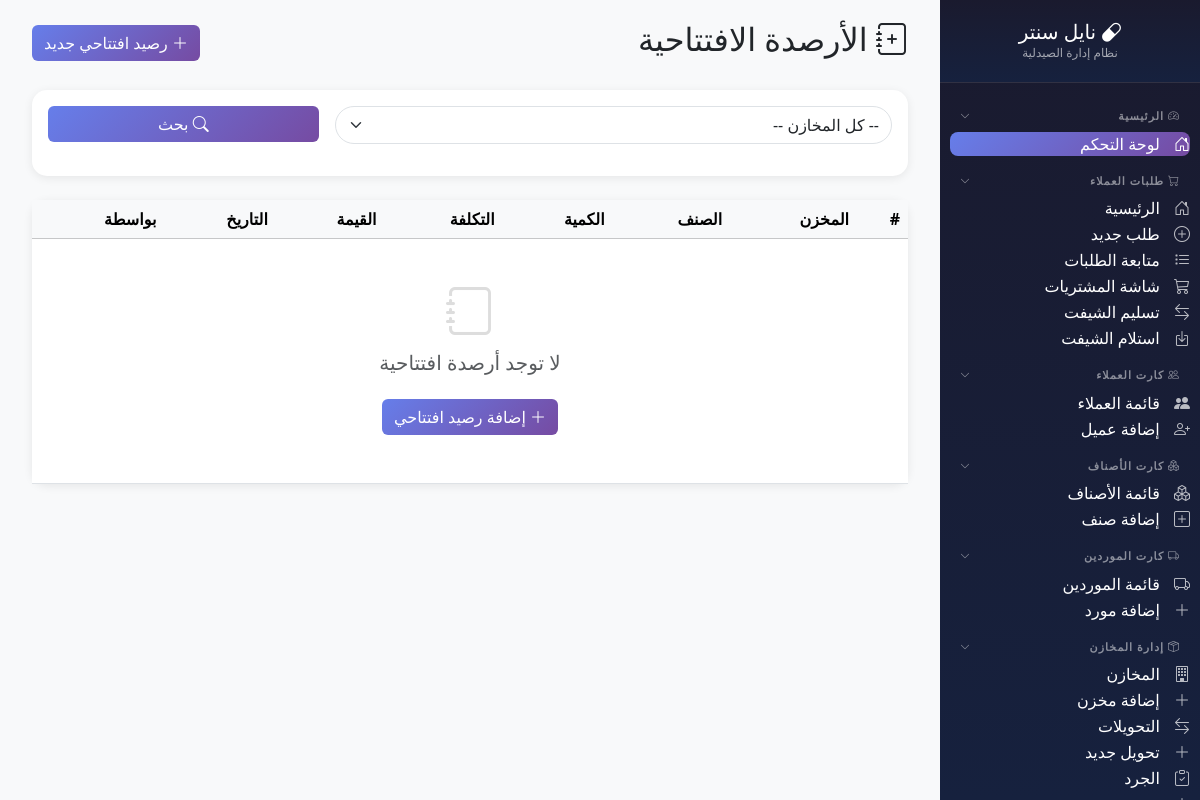
Before: /modules/inventory/opening_balance/index.php (signed in) with the older database file.
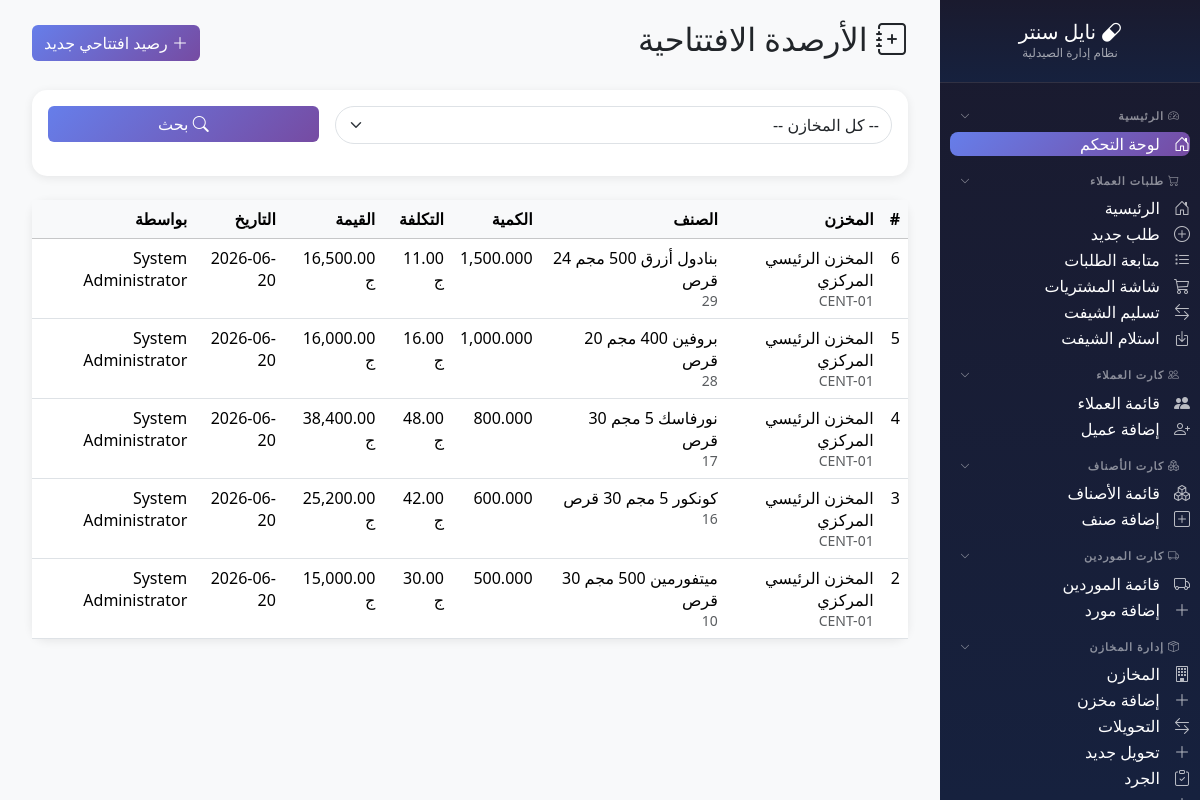
After: the same page with the newer database file.
### tables this page shows
CREATE TABLE `inventory_transactions` (
  `id` int(11) NOT NULL,
  `transaction_type` enum('opening_balance','purchase','sale','transfer_out','transfer_in','adjustment','return_in','return_out','damage','expired') NOT NULL,
  `reference_type` enum('opening_balance','purchase_invoice','sale_invoice','transfer_order','adjustment','return') DEFAULT NULL,
  `reference_id` int(11) DEFAULT NULL,
  `store_id` int(11) NOT NULL,
  `product_id` int(11) NOT NULL,
  `batch_id` int(11) DEFAULT NULL,
  `unit_id` int(11) DEFAULT NULL,
  `unit_conversion` decimal(10,3) DEFAULT 1.000,
  `quantity` decimal(12,3) NOT NULL,
  `quantity_base` decimal(12,3) NOT NULL,
  `unit_cost` decimal(12,2) DEFAULT 0.00,
  `unit_price` decimal(12,2) DEFAULT 0.00,
  `discount_percent` decimal(5,2) DEFAULT 0.00,
  `vat_percent` decimal(5,2) DEFAULT 0.00,
  `total_cost` decimal(12,2) DEFAULT 0.00,
  `total_price` decimal(12,2) DEFAULT 0.00,
  `notes` text DEFAULT NULL,
  `created_by` int(11) DEFAULT NULL,
  `created_at` timestamp NOT NULL DEFAULT current_timestamp()
);

CREATE TABLE `stores` (
  `id` int(11) NOT NULL,
  `store_code` varchar(20) NOT NULL,
  `store_name` varchar(100) NOT NULL,
  `store_type` enum('central_main','branch_main','sub_store','pharmacy','warehouse','damaged','expired','returned') DEFAULT 'sub_store',
  `branch_id` int(11) DEFAULT NULL,
  `parent_store_id` int(11) DEFAULT NULL,
  `is_main` tinyint(1) DEFAULT 0,
  `is_active` tinyint(1) DEFAULT 1,
  `notes` text DEFAULT NULL,
  `created_by` int(11) DEFAULT NULL,
  `created_at` timestamp NOT NULL DEFAULT current_timestamp(),
  `updated_at` timestamp NOT NULL DEFAULT current_timestamp() ON UPDATE current_timestamp()
);

CREATE TABLE `products` (
  `id` int(11) NOT NULL,
  `product_code` varchar(50) NOT NULL,
  `product_name` varchar(200) NOT NULL,
  `product_name_en` varchar(200) DEFAULT NULL,
  `scientific_name` varchar(200) DEFAULT NULL,
  `product_type_id` int(11) DEFAULT 1,
  `is_service` tinyint(1) DEFAULT 0,
  `hide_in_receipt` tinyint(1) DEFAULT 0,
  `is_shortage` tinyint(1) DEFAULT 0,
  `max_stock` float DEFAULT 0,
  `min_stock` float DEFAULT 0,
  `reorder_point` float DEFAULT 0,
  `category` varchar(100) DEFAULT NULL,
  `manufacturer` varchar(100) DEFAULT NULL,
  `category_id` int(11) DEFAULT NULL,
  `company_id` int(11) DEFAULT NULL,
  `sell_price` decimal(10,2) DEFAULT 0.00,
  `unit2_sell_price` decimal(10,2) DEFAULT 0.00,
  `unit3_sell_price` decimal(10,2) DEFAULT 0.00,
  `has_expire` tinyint(1) DEFAULT 0,
  `is_drug` tinyint(1) DEFAULT 0,
  `can_be_negative` tinyint(1) DEFAULT 0,
  `is_made` tinyint(1) DEFAULT 0,
  `print_barcode` int(11) DEFAULT 0,
  `barcode_type` varchar(20) DEFAULT NULL,
  `group_id` int(11) DEFAULT NULL,
  `cost_price` decimal(10,2) DEFAULT 0.00,
  `is_imported` tinyint(4) DEFAULT 0,
  `notes` text DEFAULT NULL,
  `print_internal_barcode` tinyint(1) DEFAULT 0,
  `allow_discount` tinyint(1) DEFAULT 1,
  `max_discount` decimal(5,2) DEFAULT 0.00,
  `unit1_id` int(11) DEFAULT NULL,
  `unit2_id` int(11) DEFAULT NULL,
  `unit3_id` int(11) DEFAULT NULL,
  `unit1_to_unit2` decimal(18,0) DEFAULT NULL,
  `unit1_to_unit3` decimal(18,0) DEFAULT NULL,
  `default_sale_unit` int(11) DEFAULT 1,
  `is_active` tinyint(1) DEFAULT 1,
  `created_at` timestamp NOT NULL DEFAULT current_timestamp(),
  `updated_at` timestamp NOT NULL DEFAULT current_timestamp() ON UPDATE current_timestamp(),
  `source` enum('estock','manual') DEFAULT 'estock',
  `estock_id` decimal(18,0) DEFAULT NULL,
  `manual_code` varchar(50) DEFAULT NULL
);

CREATE TABLE `users` (
  `id` int(11) NOT NULL,
  `username` varchar(50) NOT NULL,
  `password` varchar(255) NOT NULL,
  `full_name` varchar(100) NOT NULL,
  `role` enum('admin','pharmacist','purchaser','cashier') DEFAULT 'pharmacist',
  `branch_code` varchar(20) DEFAULT NULL,
  `phone` varchar(20) DEFAULT NULL,
  `is_active` tinyint(1) DEFAULT 1,
  `last_login` datetime DEFAULT NULL,
  `created_at` timestamp NOT NULL DEFAULT current_timestamp(),
  `updated_at` timestamp NOT NULL DEFAULT current_timestamp() ON UPDATE current_timestamp()
);

### modules/inventory/opening_balance/index.php (the view, shortened to what the changed rows need)
<?php
$db = getDB();
$page_title = 'الأرصدة الافتتاحية';
$page = max(1, intval($_GET['page'] ?? 1));
$per_page = 20;
$offset = ($page - 1) * $per_page;
$where = "WHERE t.transaction_type = 'opening_balance'";
$params = [];
$sql = "SELECT
    t.*,
    s.store_name, s.store_code,
    b.branch_name,
    p.product_name, p.product_code, p.manual_code,
    u.full_name as created_by_name
FROM inventory_transactions t
LEFT JOIN stores s ON t.store_id = s.id
LEFT JOIN branches b ON s.branch_id = b.id
LEFT JOIN products p ON t.product_id = p.id
LEFT JOIN users u ON t.created_by = u.id
{$where}
ORDER BY t.created_at DESC
LIMIT {$per_page} OFFSET {$offset}";
$stmt = $db->prepare($sql);
$stmt->execute($params);
$balances = $stmt->fetchAll();
?>
<!DOCTYPE html>
<html lang="ar" dir="rtl">
<head>
    <link href="https://cdn.jsdelivr.net/npm/bootstrap@5.3.2/dist/css/bootstrap.rtl.min.css" rel="stylesheet">
    <link href="https://cdn.jsdelivr.net/npm/bootstrap-icons@1.11.1/font/bootstrap-icons.css" rel="stylesheet">
</head>
<body>
    <div class="main-content">
        <div class="container-fluid">
            <div class="d-flex justify-content-between align-items-center mb-4">
                <h2><i class="bi bi-journal-plus"></i> <?= $page_title ?></h2>
            </div>
            <div class="card">
                <div class="card-body p-0">
                    <div class="table-responsive">
                        <table class="table table-hover mb-0">
                            <thead class="table-light">
                                <tr>
                                    <th>#</th>
                                    <th>المخزن</th>
                                    <th>الصنف</th>
                                    <th>الكمية</th>
                                    <th>التكلفة</th>
                                    <th>القيمة</th>
                                    <th>التاريخ</th>
                                    <th>بواسطة</th>
                                </tr>
                            </thead>
                            <tbody>
                                <?php foreach ($balances as $bal): ?>
                                <tr>
                                    <td><?= $bal['id'] ?></td>
                                    <td>
                                        <?= htmlspecialchars($bal['store_name']) ?>
                                        <br><small class="text-muted"><?= htmlspecialchars($bal['store_code']) ?></small>
                                    </td>
                                    <td>
                                        <?= htmlspecialchars($bal['product_name']) ?>
                                        <br><small class="text-muted"><?= htmlspecialchars($bal['product_code'] ?? $bal['manual_code'] ?? 'N/A') ?></small>
                                    </td>
                                    <td><?= number_format($bal['quantity'], 3) ?></td>
                                    <td><?= number_format($bal['unit_cost'], 2) ?> ج</td>
                                    <td><?= number_format($bal['total_cost'], 2) ?> ج</td>
                                    <td><?= date('Y-m-d', strtotime($bal['created_at'])) ?></td>
                                    <td><?= htmlspecialchars($bal['created_by_name'] ?? 'النظام') ?></td>
                                </tr>
                                <?php endforeach; ?>
                                <?php if (empty($balances)): ?>
                                <tr>
                                    <td colspan="8" class="text-center py-5">
                                        <i class="bi bi-journal" style="font-size: 48px; color: #ddd;"></i>
                                        <h5 class="mt-3 text-muted">لا توجد أرصدة افتتاحية</h5>
                                        <a href="create.php" class="btn btn-primary mt-3">
                                            <i class="bi bi-plus-lg"></i> إضافة رصيد افتتاحي
                                        </a>
                                    </td>
                                </tr>
                                <?php endif; ?>
                            </tbody>
                        </table>
                    </div>
                </div>
            </div>
        </div>
    </div>
</body>
</html>

Changed rows visible on the page:
added inventory_transactions: id "6", store.store_name "المخزن الرئيسي المركزي", store.store_code "CENT-01", product.product_name "بنادول أزرق 500 مجم 24 قرص", product.product_code "29", quantity "1,500.000", unit_cost "11.00", total_cost "16,500.00", created_at "2026-06-20", created_by.full_name "System Administrator"
added inventory_transactions: id "5", store.store_name "المخزن الرئيسي المركزي", store.store_code "CENT-01", product.product_name "بروفين 400 مجم 20 قرص", product.product_code "28", quantity "1,000.000", unit_cost "16.00", total_cost "16,000.00", created_at "2026-06-20", created_by.full_name "System Administrator"
added inventory_transactions: id "4", store.store_name "المخزن الرئيسي المركزي", store.store_code "CENT-01", product.product_name "نورفاسك 5 مجم 30 قرص", product.product_code "17", quantity "800.000", unit_cost "48.00", total_cost "38,400.00", created_at "2026-06-20", created_by.full_name "System Administrator"
added inventory_transactions: id "3", store.store_name "المخزن الرئيسي المركزي", store.store_code "CENT-01", product.product_name "كونكور 5 مجم 30 قرص", product.product_code "16", quantity "600.000", unit_cost "42.00", total_cost "25,200.00", created_at "2026-06-20", created_by.full_name "System Administrator"
added inventory_transactions: id "2", store.store_name "المخزن الرئيسي المركزي", store.store_code "CENT-01", product.product_name "ميتفورمين 500 مجم 30 قرص", product.product_code "10", quantity "500.000", unit_cost "30.00", total_cost "15,000.00", created_at "2026-06-20", created_by.full_name "System Administrator"
Other visible differences:
text no longer shown: "لا توجد أرصدة افتتاحية إضافة رصيد افتتاحي"
